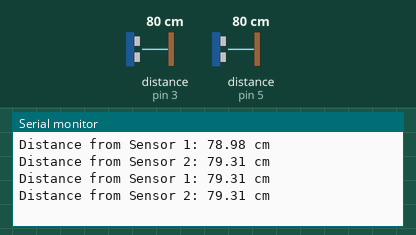
The sketch below on a simulated Arduino Uno, built with avr-gcc and run on an emulated ATmega328P. Shown: the last lines printed to the serial monitor. Wiring (inferred from the names in the program): 2 × ultrasonic range finder: trigger pin 2, echo pin 3 / trigger pin 4, echo pin 5. Inputs (shaded band) come from the test bench; at power-on: distance to the obstacle (sensors on pin 3, pin 5) 80 cm. The echo pulse lasts 58.3 µs per cm.

Above: at 1.8 s.
1.9 s: distance to the obstacle (sensor on pin 3) set to 2 cm
At 2.4 s:
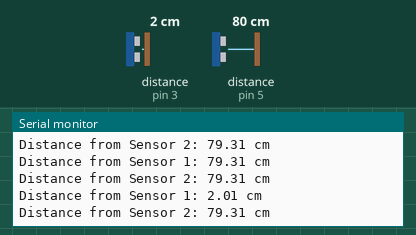
3.4 s: distance to the obstacle (sensor on pin 5) set to 2 cm
At 4.7 s:
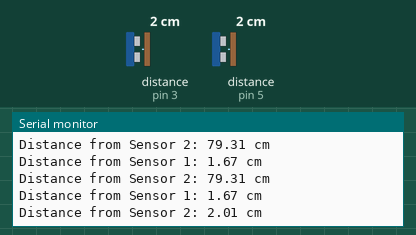
4.9 s: distance to the obstacle (sensor on pin 3) set to 4 cm
At 5.9 s:
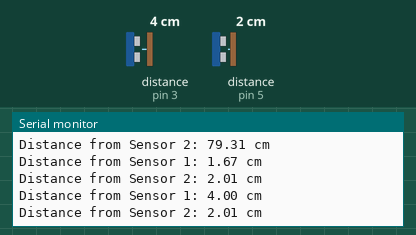
6.4 s: distance to the obstacle (sensor on pin 5) set to 4 cm
At 7.9 s:
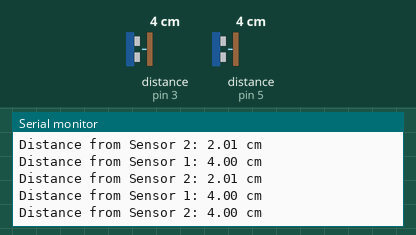
Timing chart, 0 to 8.9 s (numbered marks = the images above; inputs shaded):
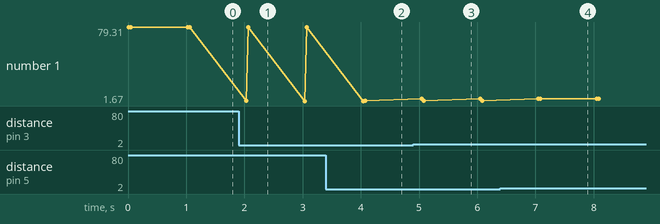

Measured:
- after the input at 1.9 s, the serial monitor: prints a new line after 0.13 s (image 1)
- after the input at 3.4 s, the serial monitor: prints a new line after 0.68 s (image 2)
- after the input at 4.9 s, the serial monitor: prints a new line after 0.15 s (image 3)
- after the input at 6.4 s, the serial monitor: prints a new line after 0.69 s (image 4)

The sketch:

blynkmail.ino
```cpp
// Define pins for Sensor 1
const int TRIG_PIN_1 = 2;
const int ECHO_PIN_1 = 3;

// Define pins for Sensor 2
const int TRIG_PIN_2 = 4;
const int ECHO_PIN_2 = 5;

void setup() {
  // Initialize serial communication
  Serial.begin(9600);

  // Set pins for Sensor 1 as input/output
  pinMode(TRIG_PIN_1, OUTPUT);
  pinMode(ECHO_PIN_1, INPUT);

  // Set pins for Sensor 2 as input/output
  pinMode(TRIG_PIN_2, OUTPUT);
  pinMode(ECHO_PIN_2, INPUT);
}

void loop() {
  // Get distance from Sensor 1
  float distance1 = getDistance(TRIG_PIN_1, ECHO_PIN_1);
  // Get distance from Sensor 2
  float distance2 = getDistance(TRIG_PIN_2, ECHO_PIN_2);

  // Print distances to Serial Monitor
  Serial.print("Distance from Sensor 1: ");
  Serial.print(distance1);
  Serial.println(" cm");

  Serial.print("Distance from Sensor 2: ");
  Serial.print(distance2);
  Serial.println(" cm");

  // Wait before next reading
  delay(1000);
}

// Function to measure distance using ultrasonic sensor
float getDistance(int trigPin, int echoPin) {
  // Clear the TRIG_PIN
  digitalWrite(trigPin, LOW);
  delayMicroseconds(2);

  // Send a 10-microsecond pulse to TRIG_PIN
  digitalWrite(trigPin, HIGH);
  delayMicroseconds(10);
  digitalWrite(trigPin, LOW);

  // Read the duration of the ECHO_PIN pulse
  long duration = pulseIn(echoPin, HIGH);

  // Calculate distance in centimeters
  float distance = (duration * 0.034) / 2;

  return distance;
}
```
